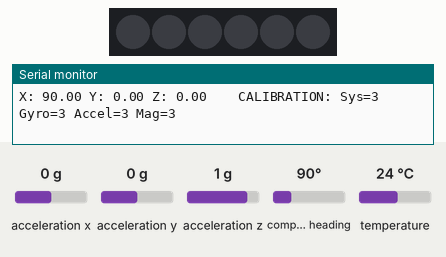
This sketch was run on a simulated Arduino Uno, built with avr-gcc and run on an emulated ATmega328P. Shown: 6 RGB LEDs in strip order, left to right, the last lines printed to the serial monitor. The test bench sets the inputs (shaded band); at power-on: compass heading 90°, acceleration x 0 g, acceleration y 0 g, acceleration z 1 g, temperature 24 °C.

Above: at 2.2 s.
2.3 s: compass heading set to 296°
3.8 s: compass heading set to 304°
At 4.3 s:
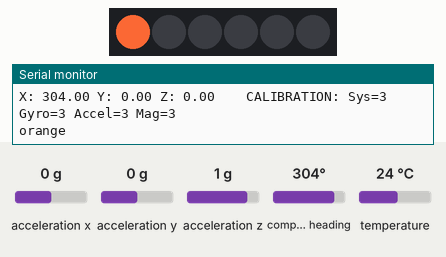
At 7.7 s:
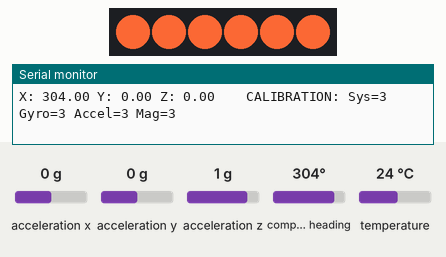
Timing chart, 0 to 9.2 s (numbered marks = the images above; inputs shaded):
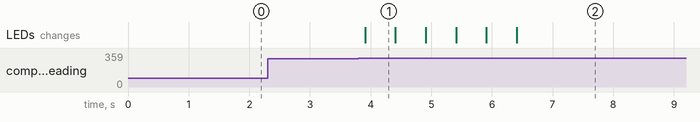

The sketch:

Samling_af_lys_og_orientation_test.ino
```cpp
#include <Wire.h>
#include <Adafruit_Sensor.h>
#include <Adafruit_BNO055.h>
#include <utility/imumaths.h>
#include <Adafruit_NeoPixel.h>
#ifdef __AVR__
#include <avr/power.h> // Required for 16 MHz Adafruit Trinket
#endif

#define PIN        5 // On Trinket or Gemma, suggest changing this to 1
#define NUMPIXELS 6 // Popular NeoPixel ring size
Adafruit_NeoPixel pixels(NUMPIXELS, PIN, NEO_GRB + NEO_KHZ800);
#define DELAYVAL 500 // Time (in milliseconds) to pause between pixels

int orangeState = 0;
int blaaState = 0;


/* This driver reads raw data from the BNO055

   Connections
   ===========
   Connect SCL to analog 5
   Connect SDA to analog 4
   Connect VDD to 3.3V DC
   Connect GROUND to common ground
*/

/* Set the delay between fresh samples */
#define BNO055_SAMPLERATE_DELAY_MS (100)

// Check I2C device address and correct line below (by default address is 0x29 or 0x28)
//                                   id, address
Adafruit_BNO055 bno = Adafruit_BNO055(-1, 0x28);

/**************************************************************************/
/*
    Arduino setup function (automatically called at startup)
*/
/**************************************************************************/
void setup(void) {
  Serial.begin(115200);
  Serial.println("Orientation Sensor Raw Data Test"); Serial.println("");

  pixels.begin(); // INITIALIZE NeoPixel strip object (REQUIRED)

  /* Initialise the sensor */
  if (!bno.begin())
  {
    /* There was a problem detecting the BNO055 ... check your connections */
    Serial.print("Ooops, no BNO055 detected ... Check your wiring or I2C ADDR!");
    while (1);
  }

  delay(1000);

  /* Display the current temperature */
  int8_t temp = bno.getTemp();
  Serial.print("Current Temperature: ");
  Serial.print(temp);
  Serial.println(" C");
  Serial.println("");

  bno.setExtCrystalUse(true);

  Serial.println("Calibration status values: 0=uncalibrated, 3=fully calibrated");

}

/**************************************************************************/
/*
    Arduino loop function, called once 'setup' is complete (your own code
    should go here)
*/
/**************************************************************************/
void loop(void) {

  // Kør funktionerne i loop - lav funktioner til når de finder værdierne og eksekver dererfterfunktionerne


  // Possible vector values can be:
  // - VECTOR_ACCELEROMETER - m/s^2
  // - VECTOR_MAGNETOMETER  - uT
  // - VECTOR_GYROSCOPE     - rad/s
  // - VECTOR_EULER         - degrees
  // - VECTOR_LINEARACCEL   - m/s^2
  // - VECTOR_GRAVITY       - m/s^2
  imu::Vector<3> euler = bno.getVector(Adafruit_BNO055::VECTOR_EULER);

  /* Display the floating point data - JEG VED IKKE LIGE HVOR DE HER FUNKTIONER LIGGER? EVT I BIBLIOTEKET? */
  Serial.print("X: ");
  Serial.print(euler.x());
   Serial.print(" Y: ");
    Serial.print(euler.y());

    Serial.print(" Z: ");
    Serial.print(euler.z());
    Serial.print("\t\t");


  /*
    // Quaternion data
    imu::Quaternion quat = bno.getQuat();
    Serial.print("qW: ");
    Serial.print(quat.w(), 4);
    Serial.print(" qX: ");
    Serial.print(quat.x(), 4);
    Serial.print(" qY: ");
    Serial.print(quat.y(), 4);
    Serial.print(" qZ: ");
    Serial.print(quat.z(), 4);
    Serial.print("\t\t");
  */

  /* Display calibration status for each sensor. */
  uint8_t system, gyro, accel, mag = 0;
  bno.getCalibration(&system, &gyro, &accel, &mag);
  Serial.print("CALIBRATION: Sys=");
  Serial.print(system, DEC);
  Serial.print(" Gyro=");
  Serial.print(gyro, DEC);
  Serial.print(" Accel=");
  Serial.print(accel, DEC);
  Serial.print(" Mag=");
  Serial.println(mag, DEC);

  delay(BNO055_SAMPLERATE_DELAY_MS);


  if (euler.x() >= 300 && orangeState == 0) {
    orange();
  }

  if (euler.y() >= 30 && euler.x() <= 299 && blaaState == 0) {
    blaa();
  }
}

void orange() {
  Serial.println("orange");


  // det her virker tydligvis, lav lignende
  // lav en for stationær, stablet, skråt (se om der er nogle ligheder.)
  for (int i = 0; i < NUMPIXELS; i++) { // For each pixel...

    // pixels.Color() takes RGB values, from 0,0,0 up to 255,255,255
    pixels.setPixelColor(i, pixels.Color(240, 100, 50));

    pixels.show();   // Send the updated pixel colors to the hardware.

    delay(DELAYVAL); // Pause before next pass through loop
    orangeState = 1;
    blaaState = 0;

  }
}

void blaa() {

  // det her virker tydligvis, lav lignende
  // lav en for stationær, stablet, skråt (se om der er nogle ligheder.)
  for (int i = 0; i < NUMPIXELS; i++) { // For each pixel...

    // pixels.Color() takes RGB values, from 0,0,0 up to 255,255,255
    pixels.setPixelColor(i, pixels.Color(240, 200, 150));

    pixels.show();   // Send the updated pixel colors to the hardware.

    delay(DELAYVAL); // Pause before next pass through loop
    orangeState = 0;
    blaaState = 1;


}
}
```

Measured:
- the behaviour switches between 299 and 300° on compass heading (found by bisection; images 0 and 1)
- after the input at 3.8 s, the LEDs: change after 0.11 s (image 1)
- what the display in image 1 shows lasts 0.5 s, from 3.9 s to 4.4 s
